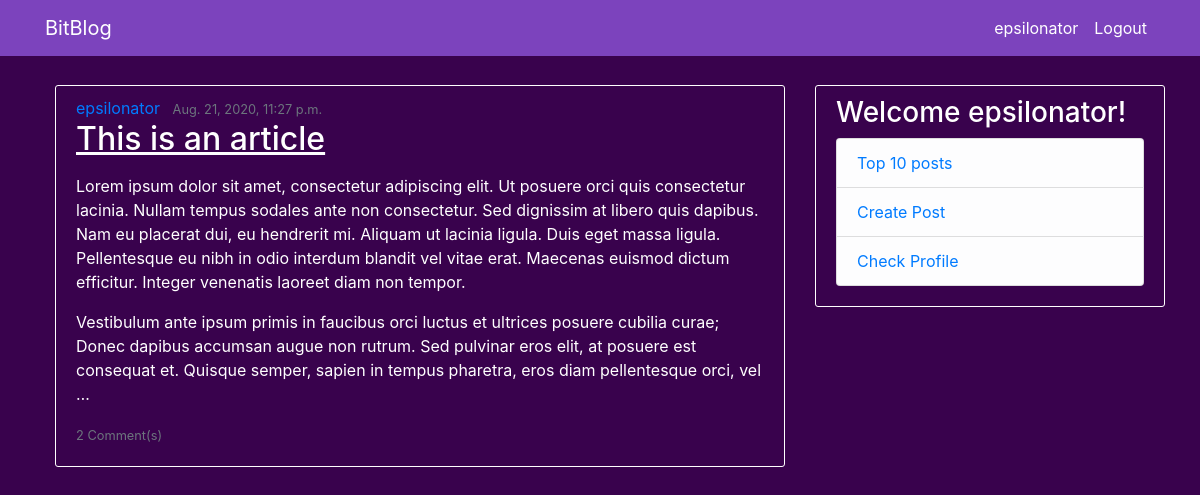
The app's page / (signed in) with its own data.
### blog/models.py (models this page shows, shortened)
class BlogPost(models.Model):
	title = models.CharField(max_length = 50)
	content = models.TextField()
	post_date = models.DateTimeField(default = timezone.now)
	author = models.ForeignKey(User, on_delete = models.CASCADE)
	votes = models.IntegerField(default = 0)

### blog/views.py (the view)
# urls.py: path('',  BlogPostListView.as_view(), name = 'blog-home'),
class BlogPostListView(ListView):
	model = BlogPost
	template_name = 'index.html'
	context_object_name = 'posts'
	ordering = ['-post_date']

### blog/templates/index.html
{% extends 'blog/base.html' %}
{% block content %}
	{% for post in posts %}
		<article class="media content-section">
			<div class="media-body">
				<div class="article-metadata">
					<a class="mr-2" href="{% url 'profile' post.author.username %}">{{ post.author }}</a>
					<small class="text-muted">{{ post.post_date }}</small>
				</div>
				<h2><a class="article-title" href="{% url 'post' post.id %}">{{ post.title }}</a></h2>
				<p class="article-content">{{ post.content | linebreaks | truncatewords:"100" }}</p>
				<small class="text-muted">{{ post.blogcomment_set.count }} Comment(s)</small>
			</div>
		</article>
	{% endfor %}
{% endblock %}
{% block sidebar %}
	<div class="content-section">
		{% if user.is_authenticated %}
	    	<h3>Welcome {{ user.username }}!</h3>
	    	<ul class="list-group">
	    		<li class="list-group-item list-group-item-light"><a href="">Top 10 posts</a></li>
	        	<li class="list-group-item list-group-item-light"><a href="{% url 'post-create' %}">Create Post</a></li>
	        	<li class="list-group-item list-group-item-light"><a href="{% url 'profile' user.username %}">Check Profile</a></li>
	      	</ul>
      	{% else %}
      		<ul class="list-group">
      			<li class="list-group-item list-group-item-light"><a href="">Top 10 posts</a></li>
      		</ul>
      	{% endif %}
  	</div>
{% endblock %}

### blog/templates/blog/base.html (shortened to what this page needs)
{% load static %}
<!DOCTYPE html>
<html>
<head>
	<link rel="stylesheet" href="https://stackpath.bootstrapcdn.com/bootstrap/4.3.1/css/bootstrap.min.css">
	<link rel="stylesheet" href="{% static 'blog/main.css' %}">
	<header class="site-header">
	 	<nav class="navbar navbar-expand-md navbar-dark bg-steel fixed-top">
	    	<div class="container">
	      		<a class="navbar-brand mr-4" href="/">BitBlog</a>
	      		<div class="collapse navbar-collapse" id="navbarToggle">
	        		{% if user.is_authenticated %}
		        		<div class="navbar-nav">
		          			<a class="nav-item nav-link" href="{% url 'profile' user.username %}">{{ user.username }}</a>
		          			<a class="nav-item nav-link" href="{% url 'logout' %}">Logout</a>
		        		</div>
	        		{% else %}
		        		<div class="navbar-nav">
		          			<a class="nav-item nav-link" href="{% url 'login' %}">Login</a>
		          			<a class="nav-item nav-link" href="{% url 'register' %}">Register</a>
		        		</div>
	        		{% endif %}
	      		</div>
	    	</div>
	  	</nav>
	</header>
</head>
<body>
	<main role = "main" class = "container">
		<div class="row">
			<div class="col-md-8">
				{% block content %}
				{% endblock %}
			</div>
			<div class="col-md-4">
				{% block sidebar %}
				{% endblock %}
			</div>
		</div>
	</main>
</body>
</html>

### blog/static/blog/main.css (style rules this page uses)
body { background-color: #39024d; color: #FFFFFF; margin-left: 20px; padding-top: 65px; }
.bg-steel { background-color: #7c43bd; }
.site-header .navbar-nav .nav-link { color: #ffffff; }
.content-section { padding: 10px 20px 20px 20px; margin-top: 20px; margin-bottom: 20px; border: 1px solid #ffffff; border-radius: 3px; }
.article-title { color: #ffffff; text-decoration: underline; }
.article-content { word-wrap: break-word; }

### records on screen
BlogPost: author "epsilonator", post_date "Aug. 21, 2020, 11:27 p.m.", title "This is an article", content "Lorem ipsum dolor sit amet, consectetur adipiscing elit. Ut posuere orci quis consectetur lacinia. Nullam tempus sodales ante non consectetur. Sed dignissim at libero quis dapibus. Nam eu placerat dui, eu hendrerit mi. Aliquam ut lacinia ligula. Duis eget massa ligula. Pellentesque eu nibh in odio interdum blandit vel vitae erat. Maecenas euismod dictum efficitur. Integer venenatis laoreet diam non tempor. Vestibulum ante ipsum primis in faucibus orci luctus et ultrices posuere cubilia curae; Donec dapibus accumsan augue non rutrum. Sed pulvinar eros elit, at posuere est consequat et. Quisque semper, sapien in tempus pharetra, eros diam pellentesque orci, vel …", blogcomment_set.count "2"

### other values on screen
{{ user.username }} "epsilonator"
